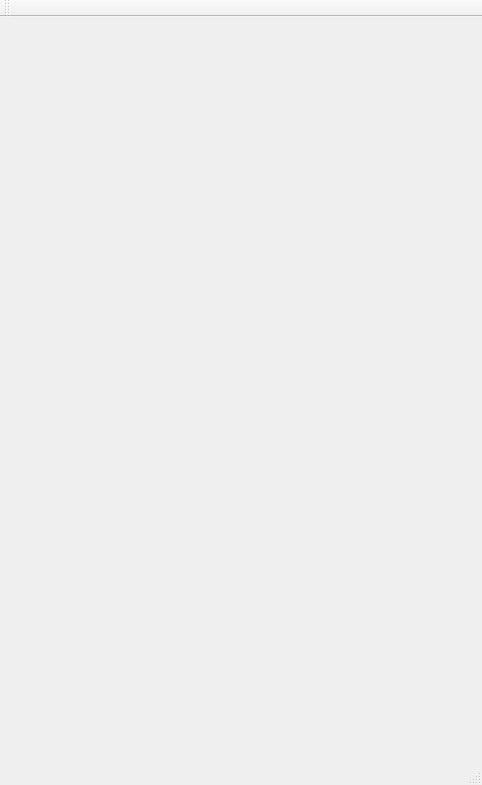
<?xml version="1.0" encoding="UTF-8"?>
<ui version="4.0">
 <class>MainWindow</class>
 <widget class="QMainWindow" name="MainWindow">
  <property name="geometry">
   <rect>
    <x>0</x>
    <y>0</y>
    <width>482</width>
    <height>785</height>
   </rect>
  </property>
  <property name="windowTitle">
   <string>MainWindow</string>
  </property>
  <widget class="QWidget" name="centralWidget"/>
  <widget class="QMenuBar" name="menuBar">
   <property name="geometry">
    <rect>
     <x>0</x>
     <y>0</y>
     <width>482</width>
     <height>21</height>
    </rect>
   </property>
  </widget>
  <widget class="QToolBar" name="mainToolBar">
   <attribute name="toolBarArea">
    <enum>TopToolBarArea</enum>
   </attribute>
   <attribute name="toolBarBreak">
    <bool>false</bool>
   </attribute>
  </widget>
  <widget class="QStatusBar" name="statusBar"/>
 </widget>
 <layoutdefault spacing="6" margin="11"/>
 <resources/>
 <connections/>
</ui>
